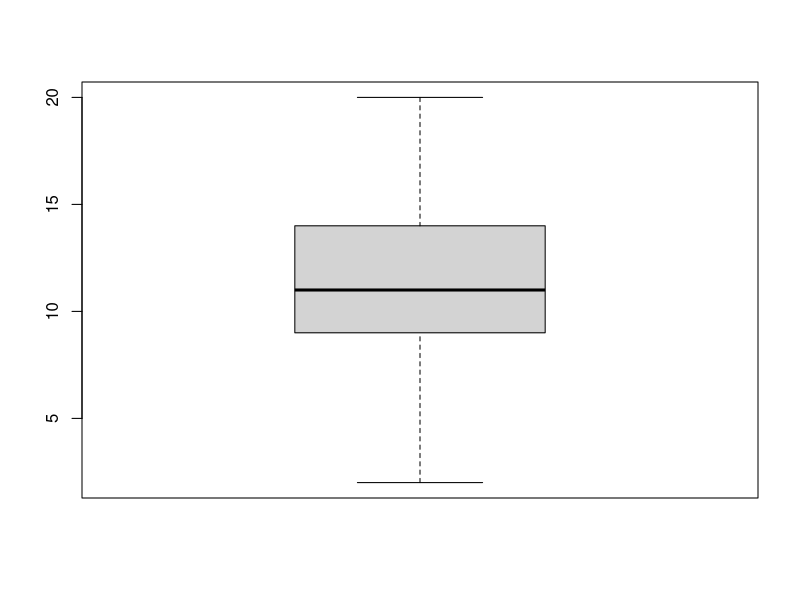
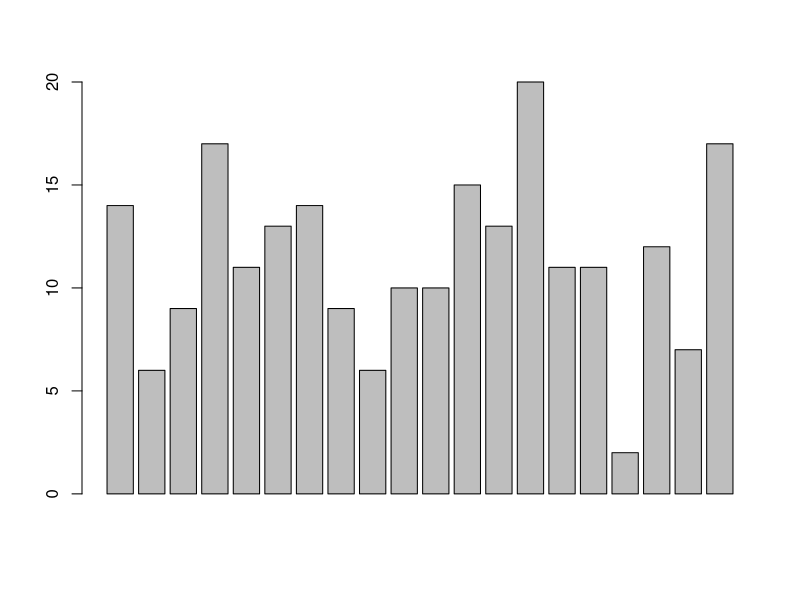
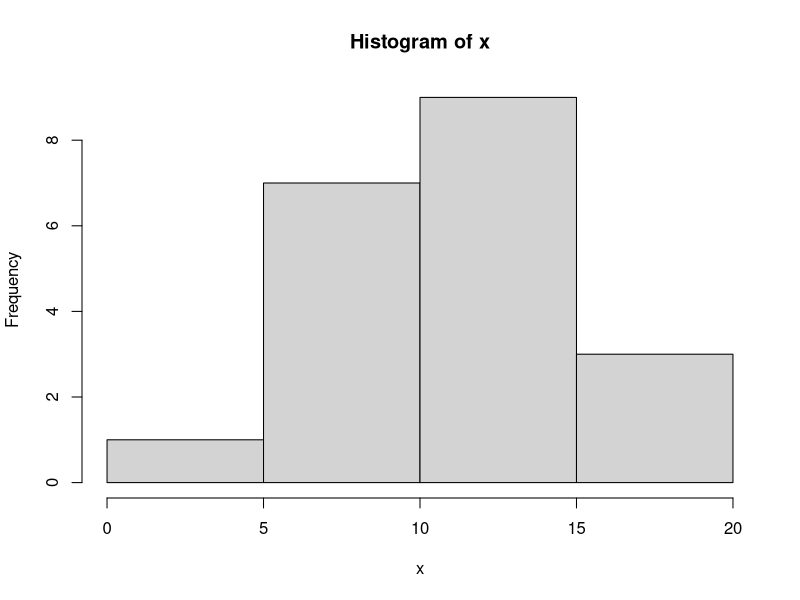
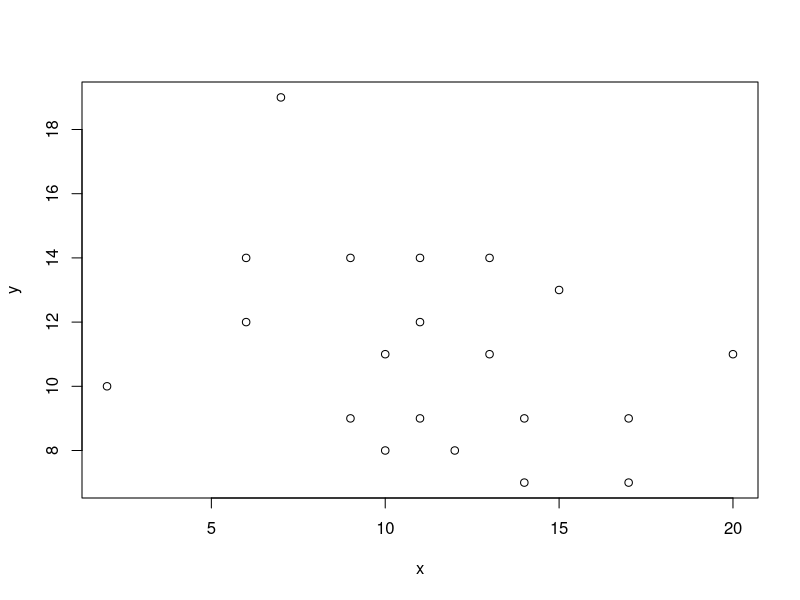
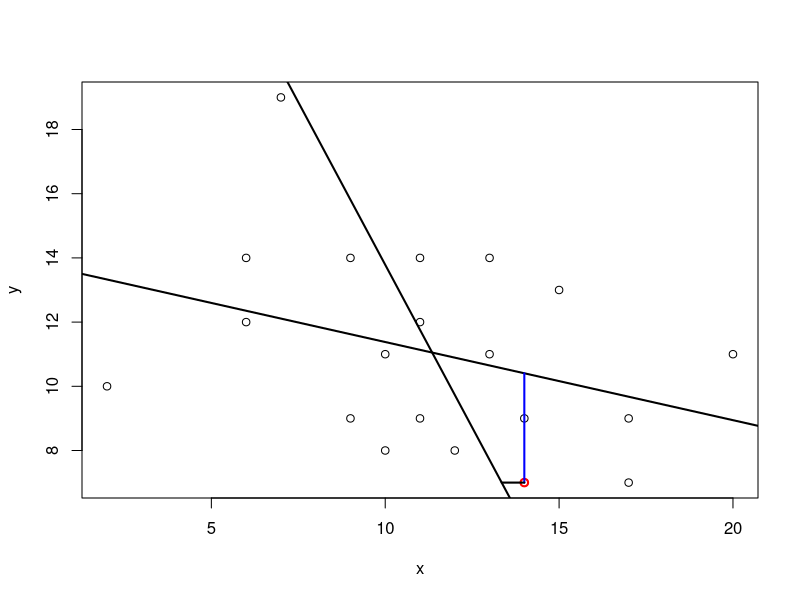

Here is the R script that generated these plots, in order:
##############################################################
# Example: characteristic numbers and diagrams
#          univariate and bivariate data
#
# file: kenngroessen_kurz.R
##############################################################
library(tidyverse)

x <- rnorm(n=20, mean = 10, sd = 4) %>% round()
y <- rnorm(n=20, mean = 10, sd = 4) %>% round()
x; y


# mean
mean(x)
# quantiles
quantile(x, probs = c(0.25,0.5,0.75))
# boxplot
boxplot(x)
# barplot
barplot(x)
# histogram
hist(x)

# trimmed mean
mean(x, trim = 0.05) # 10% trimmed mean

# variance
var(x)
# standard deviation
sd(x)

# covariance
cov(x,y)
# correlation coefficient
cor(x,y)
# spearman 
cor(x,y, method = "spearman")

# scatterplot
plot(x,y)

# linear regression
reg1 <- lm(y~x) # y = b*x + a
reg2 <- lm(x~y) # x = beta*y + alpha
# paramters regression line
reg1$coefficients
a1 <- reg1$coefficients[1]
b1 <- reg1$coefficients[2]
reg2$coefficients
a2 <- -reg2$coefficients[1]/reg2$coefficients[2]
b2 <- 1/reg2$coefficients[2]

# scatter and regression lines
plot(x,y)
abline(lm(y~x), lwd=2)
abline(a=a2, b=b2, lwd=2)
points(x=x[1], y=y[1], col="red", lwd=2)
segments(x0=x[1], y0=y[1], x1= x[1], y1=reg1$fitted.values[1], col = "blue", lwd=2)
segments(x0=x[1], y0=y[1], x1= reg2$fitted.values[1], y1=y[1], col = "black", lwd=2)

# residuals
reg1$residuals
reg2$residuals
# fitted values
reg1$fitted.values
reg2$fitted.values


# contingency table
gender <- sample(c("f","m"), 20, replace = TRUE)
grades <- sample(1:5, 20, replace = TRUE)
gender; grades
table(gender,grades) %>% addmargins()

res <- chisq.test(gender, grades)
res$observed  # contingency table
res$expected  # indifference table
res$statistic # chi square

res$expected  # indifference table